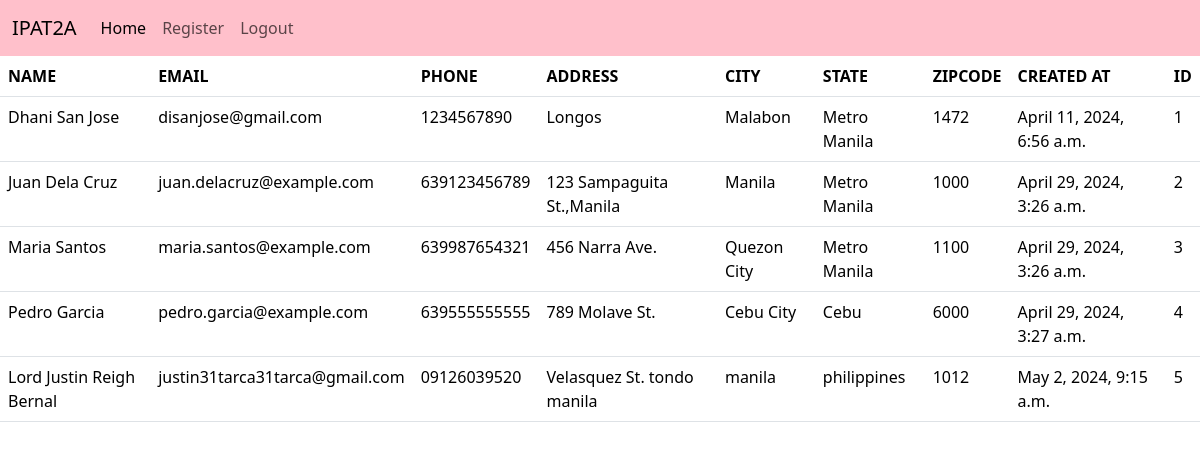
The app's page / (signed in) with its own data.
### dcrm/models.py (models this page shows, shortened)
class Record(models.Model):
    created_at = models.DateTimeField(auto_now_add=True)
    first_name = models.CharField(max_length=50)
    last_name =  models.CharField(max_length=50)
    email =  models.CharField(max_length=100)
    phone = models.CharField(max_length=15)
    address =  models.CharField(max_length=100)
    city =  models.CharField(max_length=50)
    state =  models.CharField(max_length=50)
    zipcode =  models.CharField(max_length=20)

### dcrm/views.py (the view, shortened to what this page needs)
# urls.py: path('', views.home, name='home'),
def home(request):
    records = Record.objects.all()
    return render(request, 'home.html', {'records':records})

### dcrm/templates/home.html (shortened to what this page needs)
{% extends 'base.html' %}
{% block content %}
{% if user.is_authenticated %}
<table class="table">
    <thead>
        <tr>
        <th>NAME</th>
        <th>EMAIL</th>
        <th>PHONE</th>
        <th>ADDRESS</th>
        <th>CITY</th>
        <th>STATE</th>
        <th>ZIPCODE</th>
        <th>CREATED AT</th>
        <th>ID</th>
    </tr>
    </thead>
<tbody>
    {% if records %}
        {% for record in records %}
            <tr>
                <td>{{ record.first_name }} {{record.last_name}}</td>
                <td>{{ record.email }}</td>
                <td>{{ record.phone }}</td>
                <td>{{ record.address }}</td>
                <td>{{ record.city }}</td>
                <td>{{ record.state }}</td>
                <td>{{ record.zipcode }}</td>
                <td>{{ record.created_at }}</td>
                <td>{{ record.id }}</td>
            </tr>
        {% endfor %}
    {% endif %}
</tbody>
</table>
{% endif %}
{% endblock %}

### dcrm/templates/base.html (shortened to what this page needs)
<!doctype html>
<html lang="en">
  <head>
    <link href="https://cdn.jsdelivr.net/npm/bootstrap@5.3.3/dist/css/bootstrap.min.css" rel="stylesheet">
  </head>
  {% include 'navbar.html' %}
  <body>
    {% block content %}
    {% endblock content %}
  </body>
</html>

### dcrm/templates/navbar.html (shortened to what this page needs)
<nav class="navbar navbar-expand-lg bg-pink" >
    <div class="container-fluid">
      <a class="navbar-brand" href="#">IPAT2A</a>
      <div class="collapse navbar-collapse" id="navbarNav">
        <ul class="navbar-nav">
          <li class="nav-item">
            <a class="nav-link active" aria-current="page" href="{% url 'home' %}">Home</a>
          </li>
          <li class="nav-item">
            <a class="nav-link" href="{% url 'register' %}">Register</a>
          </li>
          <li class="nav-item">
            <a class="nav-link" href="{% url 'logout' %}">Logout</a>
          </li>
        </ul>
      </div>
    </div>
  </nav>

### dcrm/templates/navbar.html (style rules this page uses)
.bg-pink { background-color: pink !important; }

### records on screen
Record: first_name "Dhani", last_name "San Jose", email "disanjose@gmail.com", phone "1234567890", address "Longos", city "Malabon", state "Metro Manila", zipcode "1472", created_at "April 11, 2024, 6:56 a.m.", id "1"
Record: first_name "Juan", last_name "Dela Cruz", email "juan.delacruz@example.com", phone "639123456789", address "123 Sampaguita St.,Manila", city "Manila", state "Metro Manila", zipcode "1000", created_at "April 29, 2024, 3:26 a.m.", id "2"
Record: first_name "Maria", last_name "Santos", email "maria.santos@example.com", phone "639987654321", address "456 Narra Ave.", city "Quezon City", state "Metro Manila", zipcode "1100", created_at "April 29, 2024, 3:26 a.m.", id "3"
Record: first_name "Pedro", last_name "Garcia", email "pedro.garcia@example.com", phone "639555555555", address "789 Molave St.", city "Cebu City", state "Cebu", zipcode "6000", created_at "April 29, 2024, 3:27 a.m.", id "4"
Record: first_name "Lord Justin Reigh", last_name "Bernal", email "justin31tarca31tarca@gmail.com", phone "09126039520", address "Velasquez St. tondo manila", city "manila", state "philippines", zipcode "1012", created_at "May 2, 2024, 9:15 a.m.", id "5"
